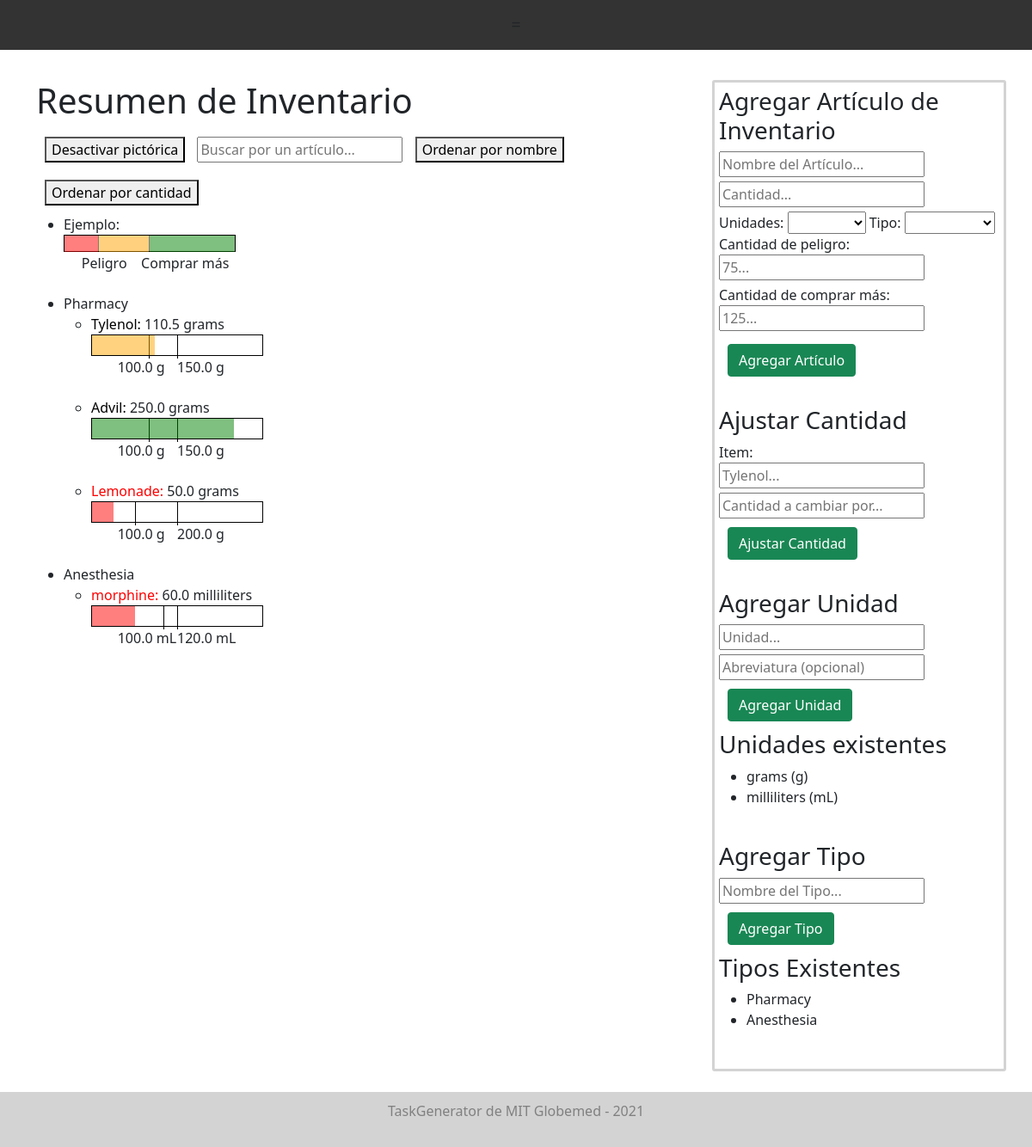
Before: /inventory (signed in) with the older database file.
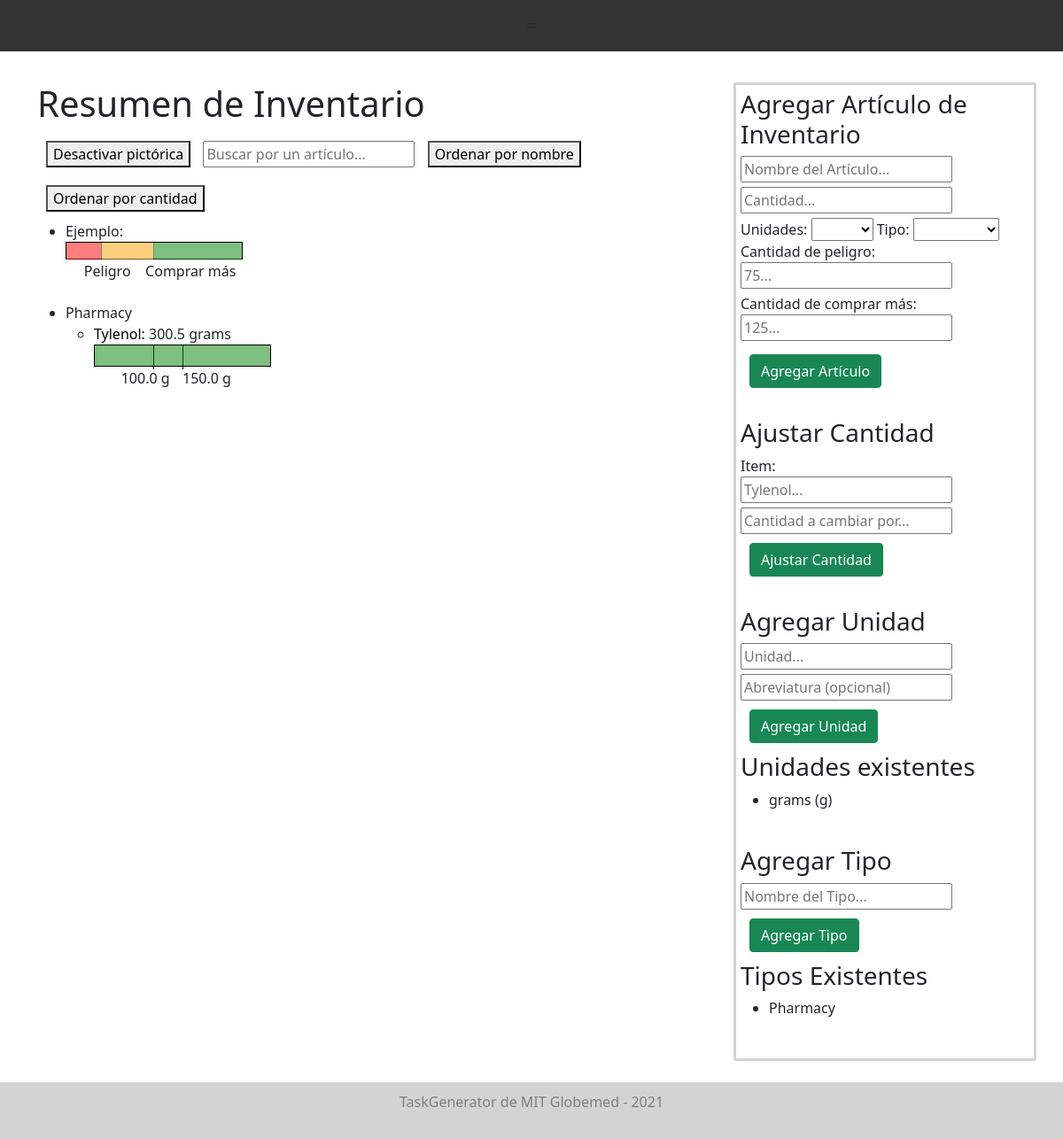
After: the same page with the newer database file.
### models.py (models this page shows)
class InventoryType(Base):
    __tablename__ = "inventory_type"
    id = Column(Integer, primary_key=True)
    name = Column(String)

class InventoryItem(Base):
    __tablename__ = "inventory_item"
    id = Column(Integer, primary_key=True)
    name = Column(String)
    amount = Column(Float)
    unit = Column(PickleType)
    inventory_type = Column(PickleType)
    danger_amount = Column(Float)
    buy_more_amount = Column(Float)

class Unit(Base):
    __tablename__ = "units"
    id = Column(Integer, primary_key=True)
    name = Column(String)
    abbreviation = Column(String)

### app.py (the view)
@app.route('/inventory')
@check_login_wrapper
def inventory():
    print("inventory", get_inventory())
    inventory_by_types = {}
    for inv_item in get_inventory():
        if inv_item.inventory_type.name not in inventory_by_types:
            inventory_by_types[inv_item.inventory_type.name] = []
        inventory_by_types[inv_item.inventory_type.name].append(inv_item)
    print("invent by types", inventory_by_types)
    return render_template("inventory.html", inventory=get_inventory(), inventory_by_types=inventory_by_types, units = get_units(), inv_types = get_inventory_types())

### app.py (called while the page is built)
def check_login_wrapper(func):
    @wraps(func)
    def inner(*args, **kwargs):
        if "language" not in login_session:
            login_session['language'] = 'Spanish'
            UNITS = ["dia", "semana", "mes"]
            WEEKDAYS = ["Lunes", "Martes", "Miercoles", "Jueves", "Viernes", "Sabados", "Domingo"]
        if "username" not in login_session:
            flash("Please login to see that page." if login_session["language"] == "English" else "Inicie sesión para ver esa página")
            return redirect(url_for('login'))
        if "language" not in login_session:
            login_session["language"] = "Spanish"
        return func(*args, **kwargs)
    return inner

### database.py (called while the page is built)
def get_units():
    return session.query(Unit).all()

def get_inventory_types():
    return session.query(InventoryType).all()

def get_inventory():
    return session.query(InventoryItem).all()

### templates/inventory.html (shortened to what this page needs)
{% extends "layout.html" %}
{% block body %}
	<div class="row">
		<div style="width: 70%; float: left; ">
			<h1>{{text['Inventory Overview']}}</h1>
			<button type="button" id="swapButton" onclick="swapPictoral()">{{text['Disable Pictorial']}}</button>
			<input onkeyup ="filterInventory(this)" id="item_filter" type="" name="" placeholder="{{text['Search for item']}}...">
			<button type="button" id="sortAlpha" onclick="sortAlpha()">{{text['Sort by Name']}}</button>
			<button type="button" id="sortQuant" onclick="sortQuant()">{{text['Sort by Quantity']}}</button>
			<ul id="inventory_pictoral">
				<li> {{text['Example']}}:
					<div class="inventory_item" >
						<div style="height: 20px; width: 200px; position: relative; border: solid black 1px;">
							<div style="position: absolute; left:0px; width: 20%; height: 19px; border-right: solid black 1px; background-color: red; opacity: .5"> </div>
							<div style="position: absolute; left:10%; top:20px;">{{text['Danger']}}</div>
							<div style="position: absolute; left:20%; width: 30%; height: 19px; border-right: solid black 1px; background-color: orange; opacity: .5"> </div>
							<div style="position: absolute; left:45%; top:20px;">{{text['Buy More']}}</div>
							<div style="position: absolute; left:50%; width: 50%; height: 19px;  background-color: green; opacity: .5"> </div>
						</div>
					</div>
				</li>
				<br>
				<br>
				{% for inv_type in inventory_by_types %}
					<li> {{inv_type}}
						<ul class="inventory_sub_list">
					{% for item in inventory_by_types[inv_type] %}
					<li class="inventory_item" data-name="{{item.name}}" data-amount="{{item.amount}}" data-danger="{{item.danger_amount}}",
					data-buymore="{{item.buy_more_amount}}">
					{% if item.amount < item.danger_amount %}
						<span style="color: red">{{item.name}}:</span>
					{% else %}
						<span style="color: black">{{item.name}}:</span>
					{% endif %}
						{{item.amount}} {{item.unit.name}}
							<div style="height: 25px; width: 200px; position: relative; border: solid black 1px;">
								<div style="position: absolute; left:{{item.danger_amount / (0.02 * item.buy_more_amount)}}%; width: 10px; height: 27px; border-left: solid black 1px;"> </div>
								<div style="position: absolute; left:calc(min( 15%,  {{item.danger_amount / (0.02 * item.buy_more_amount)}}%)); top:25px;">
									{% if item.unit.abbreviation | length < 4 %}
										{{item.danger_amount}} {{item.unit.abbreviation}}
									{% else %}
										{{item.danger_amount}} {{item.unit.abbreviation[:4]}}
									{% endif %}
								</div>
								<div style="position: absolute; left:50%; width: 10px; height: 27px; border-left: solid black 1px;"> </div>
								<div style="position: absolute; left:50%; top:25px;">
									{% if item.unit.abbreviation | length < 4 %}
										{{item.buy_more_amount}} {{item.unit.abbreviation}}
									{% else %}
										{{item.buy_more_amount}} {{item.unit.abbreviation[:4]}}
									{% endif %}
								</div>
							<div style="
							{% if item.amount < item.danger_amount %}
								background-color: red;
							{% elif item.amount < item.buy_more_amount %}
								background-color: orange;
							{% else %}
								background-color: green;
							{% endif %}
							position: absolute; left:0px; top:0px; width: {{item.amount / (0.02 * item.buy_more_amount)}}%; max-width:198px; height: 23px;  opacity: .5;"> </div>
							</div>
							<br><br>
						</li>
					{% endfor %}
					</ul></li>
				{% endfor %}
			</ul>
		</div>
		<div style="width: 30%; float: left; border: solid 3px lightgrey; padding: 5px; border-radius: 3px;">
			<h3>{{text['Add Inventory Item']}}</h3>
			<form action="{{ url_for('add_item_page') }}" method = 'post'>
		  	  <input style="margin-bottom: 5px;" required type="text"  name="item_name" placeholder="{{text['Item Name']}}...">
		  	  <input style="margin-bottom: 5px;" required type="number" step="0.01" name="amount" placeholder="{{text['Amount']}}...">
		  	  <br>
		  	  <label for="unit_name">{{text['Units']}}: </label>
		  	  <select required name="unit_name" id="unit_name">
			  	<option value=""></option>
			  	{% for unit in units %}
				    <option value="{{unit.name}}">{{unit.name}}</option>
			    {% endfor %}
			  </select>
			  <label for="type_name">{{text['Type']}}: </label>
			  <select required name="type_name" id="type_name">
			  	<option value=""></option>
			  	{% for type in inv_types %}
				    <option value="{{type.name}}">{{type.name}}</option>
			    {% endfor %}
			  </select>
			  <br>
		  	  <label style="margin-bottom: 0px;" for="danger_amount">{{text['Danger Amount']}}: </label><input style="margin-bottom: 5px;" required type="number" step="0.01" name="danger_amount" id="danger_amount" placeholder="75...">
		  	  <br>
		  	  <label style="margin-bottom: 0px;" for="buy_more_amount">{{text['Buy More Amount']}}: </label><input style="margin-bottom: 5px;" required type="number" step="0.01" name="buy_more_amount" id="buy_more_amount" placeholder="125...">
		  	  <br>
		  	  <button class="btn btn-success" type="submit" > {{text['Add Item']}} </button>
			 </form>
			 <br>
			 <h3>{{text['Adjust Amount']}} </h3>
			 <form autocomplete="off" action="{{ url_for('change_item_amount_page') }}" method = 'post'>
			 	<label for="change_item_name">Item: </label>
			 	<div class="autocomplete" style="width:300px;">
				    <input style="margin-bottom: 5px;" id="myInput" type="text" name="item_name" placeholder="Tylenol...">
				</div>
		  	  <input required type="number" step="0.01" name="amount" placeholder="{{text['Amount to change by']}}...">
		  	  <button class="btn btn-success" type="submit" > {{text['Adjust Amount']}} </button>
			 </form>
			 <br>
			<h3>{{text['Add Unit']}}</h3>
			<form action="{{ url_for('add_unit_page') }}" method = 'post'>
		  	  <input style="margin-bottom: 5px;" required type="text"  name="unit_name" placeholder="{{text['Unit']}}...">
		  	  <input  type="text"  name="abbreviation" placeholder="{{text['Abbreviation (optional)']}}">
		  	  <button class="btn btn-success" type="submit" > {{text['Add Unit']}} </button>
			</form>
			 <h3>{{text['Existing Units']}}</h3>
			<ul>
			{% for unit in units %}
				<li>{{unit.name}} ({{unit.abbreviation}})</li>
			{% endfor %}
			</ul>
			<br>
			<h3>{{text['Add Type']}}</h3>
			<form action="{{ url_for('add_inventory_type_page') }}" method = 'post'>
		  	  <input  required type="text"  name="type_name" placeholder="{{text['Type Name']}}...">
		  	  <button class="btn btn-success" type="submit" > {{text['Add Type']}} </button>
			</form>
			<h3>{{text['Existing Types']}}</h3>
			<ul>
			{% for type in inv_types %}
				<li>{{type.name}}</li>
			{% endfor %}
			</ul>
			<br>
		</div>
	</div>
{%endblock%}

### templates/layout.html (shortened to what this page needs)
<!doctype html>
<html lang="en">
<head>
  <link rel="stylesheet" href="{{url_for('static', filename='css/bootstrap.min.css')}}">
  <link rel="stylesheet" href="{{url_for('static', filename='style.css')}}">
{% set WEEKDAYS = ["Lunes", "Martes", "Miercoles", "Jueves", "Viernes", "Sabados", "Domingo"] %}
{% set UNITS = ["día", "semana", "mes"] %}
{% if session['language'] == 'English' %}
  {% for key in text %}
    {% set text=text.__setitem__(key, key) %}
  {% endfor %}
  {% set WEEKDAYS = ["Monday", "Tuesday", "Wednesday", "Thursday", "Friday", "Saturday", "Sunday"] %}
  {% set UNITS = ["day", "week", "month"] %}
{% endif %}
</head>
<body style="position: relative;  min-height: 89vh;">
<div class="navbar" style="position: sticky; margin-bottom: 0px;" >
  <div class="row" style="width:100%">
    <div class="right-col" style="" >
      <div class="navbar" style="width: 100%">
        <a id="navbutton" onclick="expandNav(this)">=</a>
      </div>
    </div>
  </div>
</div>
<div id="fade_bar" >
</div>
  <div style="position:relative; margin-top:20px; margin-left: 30px; margin-right: 30px; padding-bottom: 5.5rem;    /* Footer height */">
  {% block body %}
  {% endblock %}
  </div>
  <div>
    <div class="footer">
      <span> {{text['TaskGenerator by MIT Globemed - 2021']}} </span>
    </div>
  </div>
</body>
</html>

### static/style.css (style rules this page uses)
.footer { left: 0; bottom: 0; width: 100%; background-color: lightgrey; padding: 10px; color: grey; text-align: center; position: absolute; bottom: 0; width: 100%; height: 4rem; }
input { max-width: 500px; }
button { margin: 10px; }
.navbar { padding-left: 0px; padding-right: 20px; }

### templates/layout.html (style rules this page uses)
.footer { left: 0; bottom: 0; width: 100%; background-color: lightgrey; padding: 10px; color: grey; text-align: center; position: fixed; bottom: 0; width: 100%; height: 4rem; }
input { max-width: 500px; }
button { margin: 10px; }
.navbar { padding-left: 0px; padding-right: 20px; padding-bottom: 0px; padding-top: 0px; }
.navbar { font-size: 20px; }
.navbar { display: flex; background-color: #333; position: relative; width: 100%; top:0; margin-top: 0; z-index: 9999; padding-right: 0px; margin-bottom: 0px; }
.navbar a { color: white; padding: 14px 20px; text-decoration: none; text-align: center; position: relative; }
#navbutton { display: none; }
.row { margin: 0px; }
.row:after { content: ""; display: table; clear: both; }
.right-col { float: left; width: calc(100% - 280px); }
#fade_bar { position: sticky;width: 100%;top: 77px;height: 15px; z-index: 10; background: linear-gradient( to bottom, white, transparent ); }
@media screen and (max-width: 1267px) { .navbar { flex-direction: column; position: relative; } }
@media screen and (max-width: 1267px) { #navbutton { display: block; } }
@media screen and (max-width: 1267px) { .right-col { float: none; width: 100%; } }
@media screen and (max-width: 1267px) { #fade_bar { top:60px; } }
.autocomplete { position: relative; display: inline-block; }

### templates/inventory.html (style rules this page uses)
* { box-sizing: border-box; }

Changed rows visible on the page:
removed InventoryItem: name "Advil", amount "250.0", unit.name "grams", danger_amount "100.0", unit.abbreviation "g", buy_more_amount "150.0"
removed InventoryItem: name "Lemonade", amount "50.0", unit.name "grams", danger_amount "100.0", unit.abbreviation "g", buy_more_amount "200.0"
removed InventoryType: name "Anesthesia"
removed InventoryItem: name "morphine", amount "60.0", unit.name "milliliters", danger_amount "100.0", unit.abbreviation "mL", buy_more_amount "120.0", shown under "Anesthesia"
removed Unit: name "milliliters", abbreviation "mL"
changed InventoryItem "Tylenol": amount "110.5" → "300.5"
